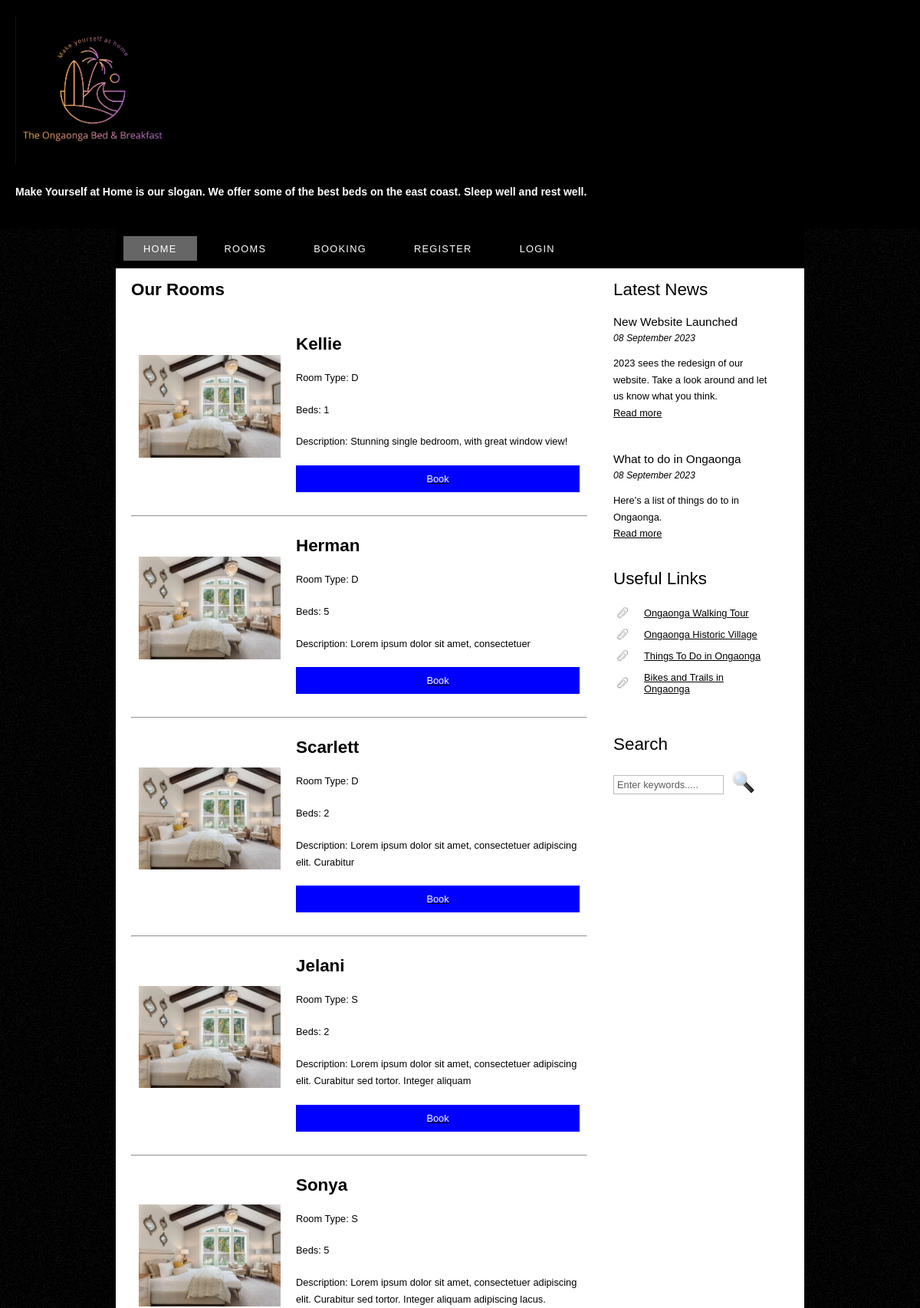
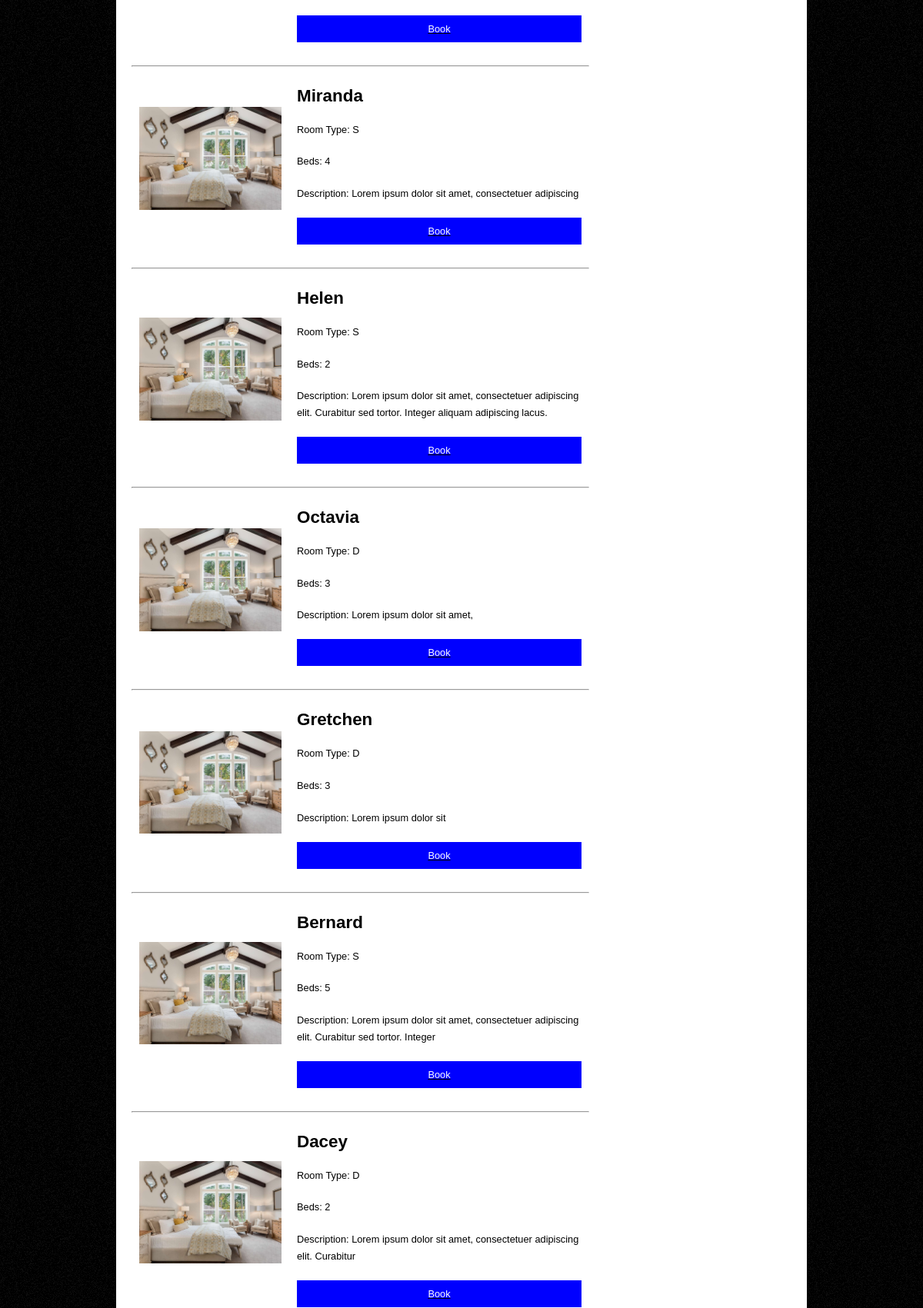
The page /rooms.php (upper part) on the database its author committed (2 pictures, top to bottom).
### tables this page shows
CREATE TABLE `room` (
  `roomID` int unsigned NOT NULL AUTO_INCREMENT,
  `roomname` varchar(100) NOT NULL,
  `description` text,
  `roomtype` char(1) NOT NULL,
  `beds` int DEFAULT NULL,
  `availability` enum('Available','Occupied') DEFAULT NULL,
  PRIMARY KEY (`roomID`)
);

### rooms.php (the view, shortened to what this page needs)
<?php
$conn = connect();
?>
<!DOCTYPE HTML>
<html>
<head>
  <link rel="stylesheet" type="text/css" href="style/style.css" title="style" />
  <link rel="stylesheet" href="https://cdnjs.cloudflare.com/ajax/libs/font-awesome/6.0.0-beta3/css/all.min.css">
</head>
<body>
  <?php include 'header.php'; ?>
  <?php include 'menubar.php'; ?>
  <div id="site_content">
    <?php include 'sidebar.php'; ?>
    <div id="content">
      <h2>Our Rooms</h2>
      <div class="container">
      <?php
        $sql = "SELECT roomID, roomname, roomtype, description, beds FROM room";
        $result = $conn->query($sql);
        if ($result->num_rows > 0) {
          while($row = $result->fetch_assoc()) {
        ?>
        <div class="room">
  <div class="room-image">
    <img src="./images/bed.jpg" alt="Room <?php echo $row['roomID']; ?>">
  </div>
  <div class="room-details">
    <h2><?php echo $row['roomname']; ?></h2>
    <p>Room Type: <?php echo $row['roomtype']; ?></p>
    <p>Beds: <?php echo $row['beds']; ?></p>
    <p>Description: <?php echo $row['description']; ?></p>
    <a href="booking.php">
      <div class="book-button">Book</div>
    </a>
  </div>
</div>
        <hr>
        <?php
          }
        } else {
          echo "No rooms found.";
        }
        ?>
      </div>
    </div>
  </div>
</body>
</html>

### style/style.css (style rules this page uses)
html { height: 100%; }
* { margin: 0; padding: 0; }
body { font: normal .80em 'trebuchet ms', arial, sans-serif; background: #F0EFE2 url(background.png) repeat; color: #000; }
p { padding: 0 0 20px 0; line-height: 1.7em; }
img { border: 0; }
h1, h2, h3, h4, h5, h6 { font: normal 175% 'century gothic', arial, sans-serif; color: #000; margin: 0 0 15px 0; padding: 15px 0 5px 0; }
h2 { font: normal 175% 'century gothic', arial, sans-serif; }
a, a:hover { outline: none; text-decoration: underline; color: #000; }
#main, #logo, #menubar, #site_content, #footer { margin-left: auto; margin-right: auto; }
#site_content { width: 854px; overflow: hidden; margin: 0 auto 0 auto; padding: 0 24px 20px 20px; background: #FFF; }
#content { text-align: left; float: left; width: 595px; padding: 0; }

### rooms.php (style rules this page uses)
.room { display: flex; align-items: center; margin-bottom: 20px; }
.room-image { flex: 1; max-width: 50%; padding: 10px; }
.room-image img { width: 100%; height: auto; }
.room-details { flex: 2; padding: 10px; }
.book-button { padding: 10px 20px; background-color: blue; color: white; text-align: center; cursor: pointer; }
h2 { font-weight: bold; }

### rows shown on the page
room: roomname "Kellie", roomtype "D", beds "1", description "Stunning single bedroom, with great window view!"
room: roomname "Herman", roomtype "D", beds "5", description "Lorem ipsum dolor sit amet, consectetuer"
room: roomname "Scarlett", roomtype "D", beds "2", description "Lorem ipsum dolor sit amet, consectetuer adipiscing elit. Curabitur"
room: roomname "Jelani", roomtype "S", beds "2", description "Lorem ipsum dolor sit amet, consectetuer adipiscing elit. Curabitur sed tortor. Integer aliquam"
room: roomname "Sonya", roomtype "S", beds "5", description "Lorem ipsum dolor sit amet, consectetuer adipiscing elit. Curabitur sed tortor. Integer aliquam adipiscing lacus."
room: roomname "Miranda", roomtype "S", beds "4", description "Lorem ipsum dolor sit amet, consectetuer adipiscing"
room: roomname "Helen", roomtype "S", beds "2", description "Lorem ipsum dolor sit amet, consectetuer adipiscing elit. Curabitur sed tortor. Integer aliquam adipiscing lacus."
room: roomname "Octavia", roomtype "D", beds "3", description "Lorem ipsum dolor sit amet,"
room: roomname "Gretchen", roomtype "D", beds "3", description "Lorem ipsum dolor sit"
room: roomname "Bernard", roomtype "S", beds "5", description "Lorem ipsum dolor sit amet, consectetuer adipiscing elit. Curabitur sed tortor. Integer"
room: roomname "Dacey", roomtype "D", beds "2", description "Lorem ipsum dolor sit amet, consectetuer adipiscing elit. Curabitur"
